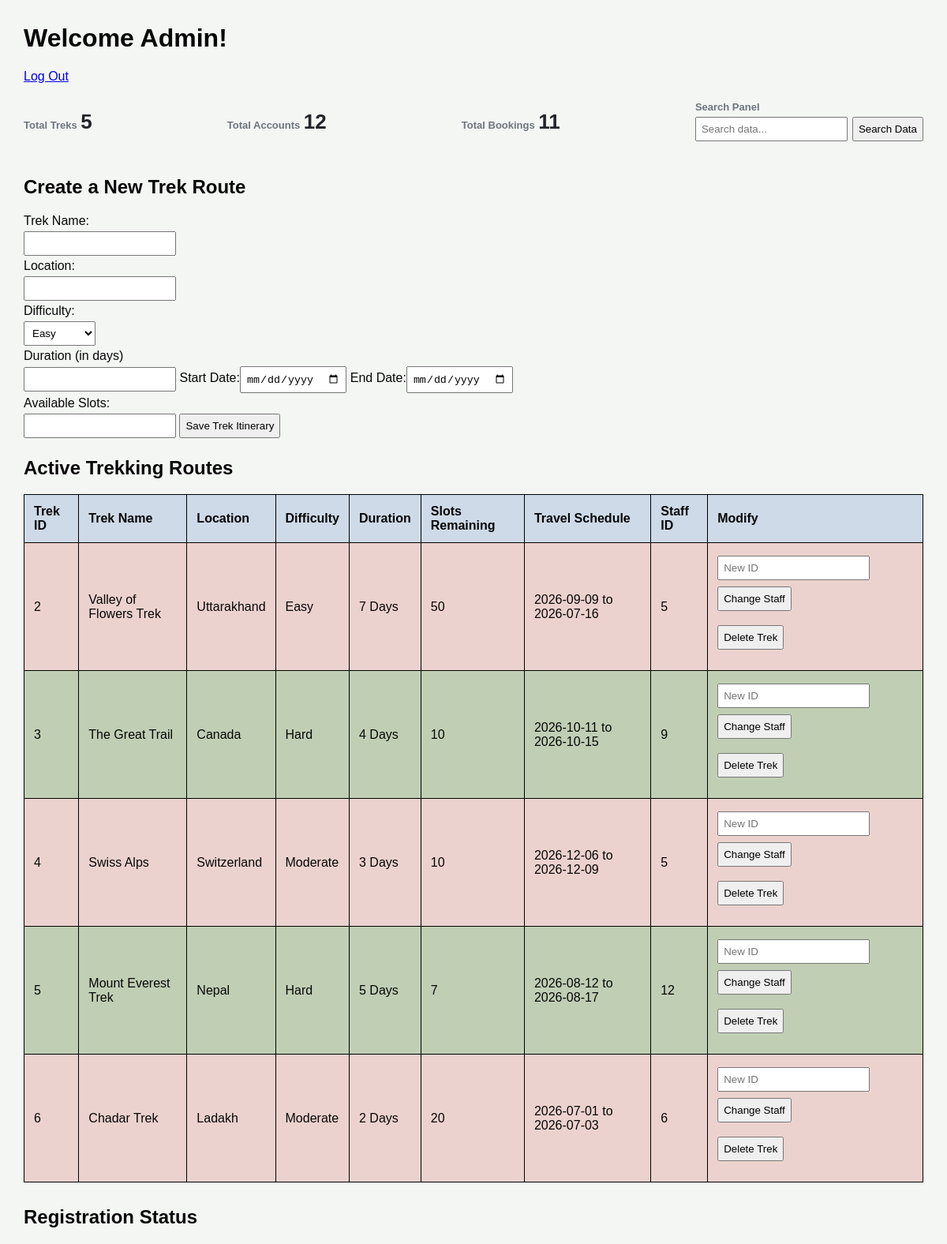
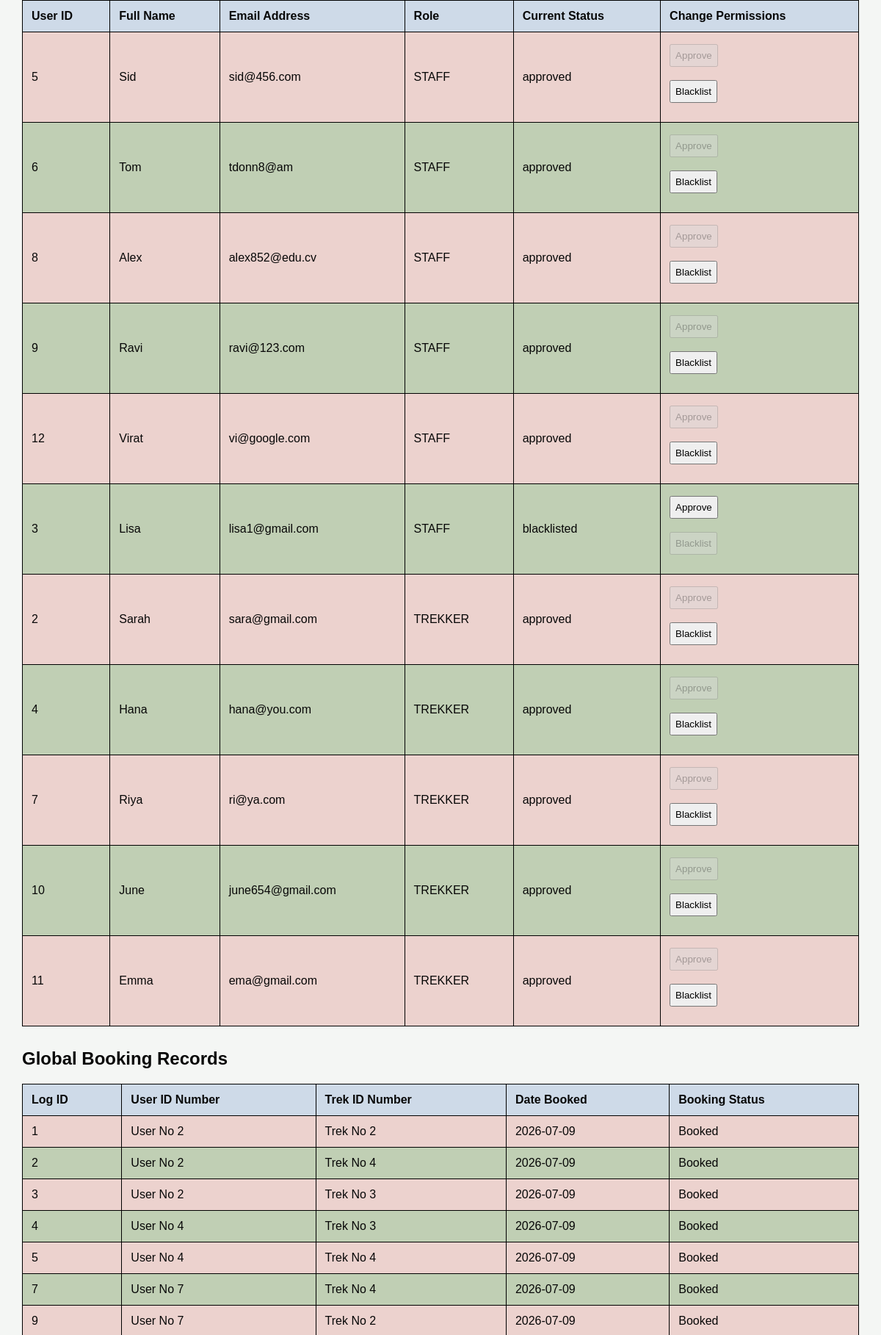
/admin (signed in, upper part), run on the app's committed database (2 pictures, top to bottom).
### model.py (models this page shows)
class treks(db.Model):
    __tablename__ = 'treks'
    id = db.Column(db.Integer, primary_key = True, autoincrement = True)
    name = db.Column(db.String, unique = True, nullable = False)
    location = db.Column(db.String, nullable = False, default = 'Unknown')
    difficulty = db.Column(db.String, nullable = False)
    duration = db.Column(db.Integer, nullable=False, default=1)
    available_slot = db.Column(db.Integer, nullable=False)
    status = db.Column(db.String, default='open')
    start_date = db.Column(db.String, nullable=False)
    end_date = db.Column(db.String, nullable=True)
    staff_id = db.Column(db.Integer, db.ForeignKey('users.id'), nullable=True)

class users(db.Model):
    __tablename__ = 'users'
    id = db.Column(db.Integer, primary_key = True, autoincrement = True)
    name = db.Column(db.String, unique = True, nullable = False)
    email = db.Column(db.String, unique = True, nullable = False)
    password = db.Column(db.String, nullable = False)
    role = db.Column(db.String, nullable = False)
    status = db.Column(db.String, default = 'pending')
    contact = db.Column(db.String, nullable = True)

class bookings(db.Model):
    __tablename__ = 'bookings'
    id = db.Column(db.Integer,primary_key=True, autoincrement=True)
    user_id = db.Column(db.Integer, db.ForeignKey('users.id'), nullable=False)
    trek_id = db.Column(db.Integer, db.ForeignKey('treks.id'), nullable=False)
    booking_date = db.Column(db.String, default=datetime.now().strftime('%Y-%m-%d'))
    status = db.Column(db.String, default='Booked')

### main.py (the view, shortened to what this page needs)
@app.route('/admin', methods=['GET', 'POST'])
def admin():
    if 'user_id' not in session:
        return redirect(url_for('home'))
    total_treks = treks.query.count()
    total_users_staff = users.query.count()
    total_bookings = bookings.query.count()
    search_q = request.args.get('search', '').strip()
    pending_staff = users.query.filter_by(role='staff', status='pending').all()
    approved_staff = users.query.filter_by(role='staff', status='approved').all()
    blacklisted_staff = users.query.filter_by(role='staff', status='blacklisted').all()
    all_trekkers = users.query.filter_by(role='trekker').all()
    all_treks = treks.query.all()
    all_bookings = bookings.query.all()
    all_bookings = bookings.query.all()
    return rt('admin.html', pending=pending_staff, approved=approved_staff,
              blacklisted=blacklisted_staff, all_trekkers=all_trekkers,
              all_treks=all_treks,all_bookings=all_bookings,
              t_treks=total_treks, t_users_staff=total_users_staff,
              t_bookings=total_bookings, search_val=search_q)

### templates/admin.html (shortened to what this page needs)
<!DOCTYPE html>
<html lang="en">
<head>
    <!DOCTYPE html>
<html lang="en">
<head>
</head>
</head>
<body>
    <h1>Welcome Admin!</h1>
    <a href="/logout">Log Out</a>
    <div class="dashboard-top-bar">
        <div>
            <div>
                <span class="card-label">Total Treks</span>
                <span class="card-value">{{ t_treks }}</span>
            </div>
        </div>
        <div>
            <div>
                <span class="card-label">Total Accounts</span>
                <span class="card-value">{{ t_users_staff }}</span>
            </div>
        </div>
        <div>
            <div>
                <span class="card-label">Total Bookings</span>
                <span class="card-value">{{ t_bookings }}</span>
            </div>
        </div>
        <div>
            <span class="card-label">Search Panel</span>
            <form method="GET" action="/admin" class="search-form">
                <input type="text" name="search" placeholder="Search data..." value="{{ search_val }}">
                <button type="submit">Search Data</button>
            </form>
        </div>
    </div>
    <h2>Create a New Trek Route</h2>
    <form action="/admin" method="POST">
    <label for="trek_name">Trek Name:</label><br>
    <input type="text" name="trek_name"required><br>
    <label for="location">Location:</label><br>
    <input type="text" name="location" required><br>
    <label for="difficulty">Difficulty:</label><br>
    <select name="difficulty">
        <option value="Easy">Easy</option>
    </select><br>
    <label for="Duration">Duration (in days)</label><br>
    <input type="number" name="duration"required>
    <label >Start Date:</label><input type="date" name="start_date" required>
    <label >End Date:</label><input type="date" name="end_date" required><br>
    <label for="available_slot">Available Slots:</label><br>
    <input type="number" name="available_slot"required>
    <button type="submit">Save Trek Itinerary</button>
    </form>
    <h2>Active Trekking Routes</h2>
    <table>
        <thead>
            <tr>
                <th>Trek ID</th><th>Trek Name</th><th>Location</th><th>Difficulty</th>
                <th>Duration</th><th>Slots Remaining</th><th>Travel Schedule</th>
                <th>Staff ID</th><th>Modify</th>
            </tr>
        </thead>
        <tbody>
            {% for trek in all_treks %}
            <tr>
                <td>{{ trek.id }}</td>
                <td>{{ trek.name }}</td>
                <td>{{ trek.location }}</td>
                <td>{{ trek.difficulty }}</td>
                <td>{{ trek.duration }} Days</td>
                <td>{{ trek.available_slot }}</td>
                <td>{{ trek.start_date }} to {{ trek.end_date }}</td>
                <td>{{ trek.staff_id if trek.staff_id else 'Not Linked' }}</td>
                <td>
                    {% if trek.staff_id %}
                    <form action="/admin" method="POST">
                    <input type="number" name="staff_id" placeholder="New ID" required>
                    <button type="submit">Change Staff</button>
                    </form>
                    {% endif %}
                    <form action="/admin" method="POST">
                    <button type="submit">Delete Trek</button>
                    </form>
                </td>
            </tr>
            {% endfor %}
        </tbody>
    </table>
    <h2>Registration Status</h2>
    <table>
        <thead>
            <tr>
                <th>User ID</th><th>Full Name</th><th>Email Address</th>
                <th>Role</th><th>Current Status</th><th>Change Permissions</th>
            </tr>
        </thead>
        <tbody>
            {% for person in pending + approved + blacklisted + all_trekkers %}
            <tr>
                <td>{{ person.id }}</td>
                <td>{{ person.name }}</td>
                <td>{{ person.email }}</td>
                <td><span>{{ person.role.upper() }}</span></td>
                <td><span>{{ person.status }}</span></td>
                <td>
                    <form action="/admin" method="POST">
                    <button type="submit" {% if person.status=='approved' %}disabled{% endif %}>Approve</button>
                    </form>
                    <form action="/admin" method="POST">
                    <button type="submit" {% if person.status=='blacklisted' %}disabled{% endif %}>Blacklist</button>
                    </form>
                </td>
            </tr>
            {% endfor %}
        </tbody>
    </table>
    <h2>Global Booking Records</h2>
    <table>
        <thead>
            <tr><th>Log ID</th><th>User ID Number</th><th>Trek ID Number</th><th>Date Booked</th><th>Booking Status</th></tr>
        </thead>
        <tbody>
            {% for book in all_bookings %}
            <tr>
                <td>{{ book.id }}</td>
                <td>User No {{ book.user_id }}</td>
                <td>Trek No {{ book.trek_id }}</td>
                <td>{{ book.booking_date }}</td>
                <td>{{ book.status }}</td>
            </tr>
            {% endfor %}
        </tbody>
    </table>
</body>
</html>

### templates/admin.html (style rules this page uses)
body { font-family: Arial, sans-serif; margin: 30px; background-color: #F4F6F4; color: #070707; }
table { width: 100%; border-collapse: collapse; margin-top: 15px; margin-bottom: 30px; background-color: #ecd2ce; }
th, td { border: 1px solid #000000; padding: 12px; text-align: left; }
th { background-color: #cedae8; font-weight: bold; }
tr:nth-child(even) { background-color:#c0cfb4; }
form { margin-bottom: 10px; }
input, select, button { padding: 6px; margin: 4px 0; }
.dashboard-top-bar { display: flex; justify-content: space-between; align-items: center; margin-top: 20px; margin-bottom: 40px; gap: 20px; width: 100%; }
.card-label { font-size: 13px; font-weight: 600; color: #6c757d; text-transform: capitalize; margin-bottom: 4px; }
.card-value { font-size: 26px; font-weight: bold; color: #212529; }
.search-form { display: flex; gap: 6px; margin: 0; }

### data on the page
treks: id "2", name "Valley of Flowers Trek", location "Uttarakhand", difficulty "Easy", duration "7", available_slot "50", start_date "2026-09-09", end_date "2026-07-16", staff "5"
treks: id "3", name "The Great Trail", location "Canada", difficulty "Hard", duration "4", available_slot "10", start_date "2026-10-11", end_date "2026-10-15", staff "9"
treks: id "4", name "Swiss Alps", location "Switzerland", difficulty "Moderate", duration "3", available_slot "10", start_date "2026-12-06", end_date "2026-12-09", staff "5"
treks: id "5", name "Mount Everest Trek", location "Nepal", difficulty "Hard", duration "5", available_slot "7", start_date "2026-08-12", end_date "2026-08-17", staff "12"
treks: id "6", name "Chadar Trek", location "Ladakh", difficulty "Moderate", duration "2", available_slot "20", start_date "2026-07-01", end_date "2026-07-03", staff "6"
users: id "5", name "Sid", email "sid@456.com", role "STAFF", status "approved"
users: id "6", name "Tom", email "tdonn8@am", role "STAFF", status "approved"
users: id "8", name "Alex", email "alex852@edu.cv", role "STAFF", status "approved"
users: id "9", name "Ravi", email "ravi@123.com", role "STAFF", status "approved"
users: id "12", name "Virat", email "vi@google.com", role "STAFF", status "approved"
users: id "3", name "Lisa", email "lisa1@gmail.com", role "STAFF", status "blacklisted"
users: id "2", name "Sarah", email "sara@gmail.com", role "TREKKER", status "approved"
users: id "4", name "Hana", email "hana@you.com", role "TREKKER", status "approved"
users: id "7", name "Riya", email "ri@ya.com", role "TREKKER", status "approved"
users: id "10", name "June", email "june654@gmail.com", role "TREKKER", status "approved"
users: id "11", name "Emma", email "ema@gmail.com", role "TREKKER", status "approved"
bookings: id "1", user_id "2", trek_id "2", booking_date "2026-07-09", status "Booked"
bookings: id "2", user_id "2", trek_id "4", booking_date "2026-07-09", status "Booked"
bookings: id "3", user_id "2", trek_id "3", booking_date "2026-07-09", status "Booked"
bookings: id "4", user_id "4", trek_id "3", booking_date "2026-07-09", status "Booked"
bookings: id "5", user_id "4", trek_id "4", booking_date "2026-07-09", status "Booked"
bookings: id "7", user_id "7", trek_id "4", booking_date "2026-07-09", status "Booked"
bookings: id "9", user_id "7", trek_id "2", booking_date "2026-07-09", status "Booked"

### other printed values
{{ t_treks }} "5"
{{ t_users_staff }} "12"
{{ t_bookings }} "11"
